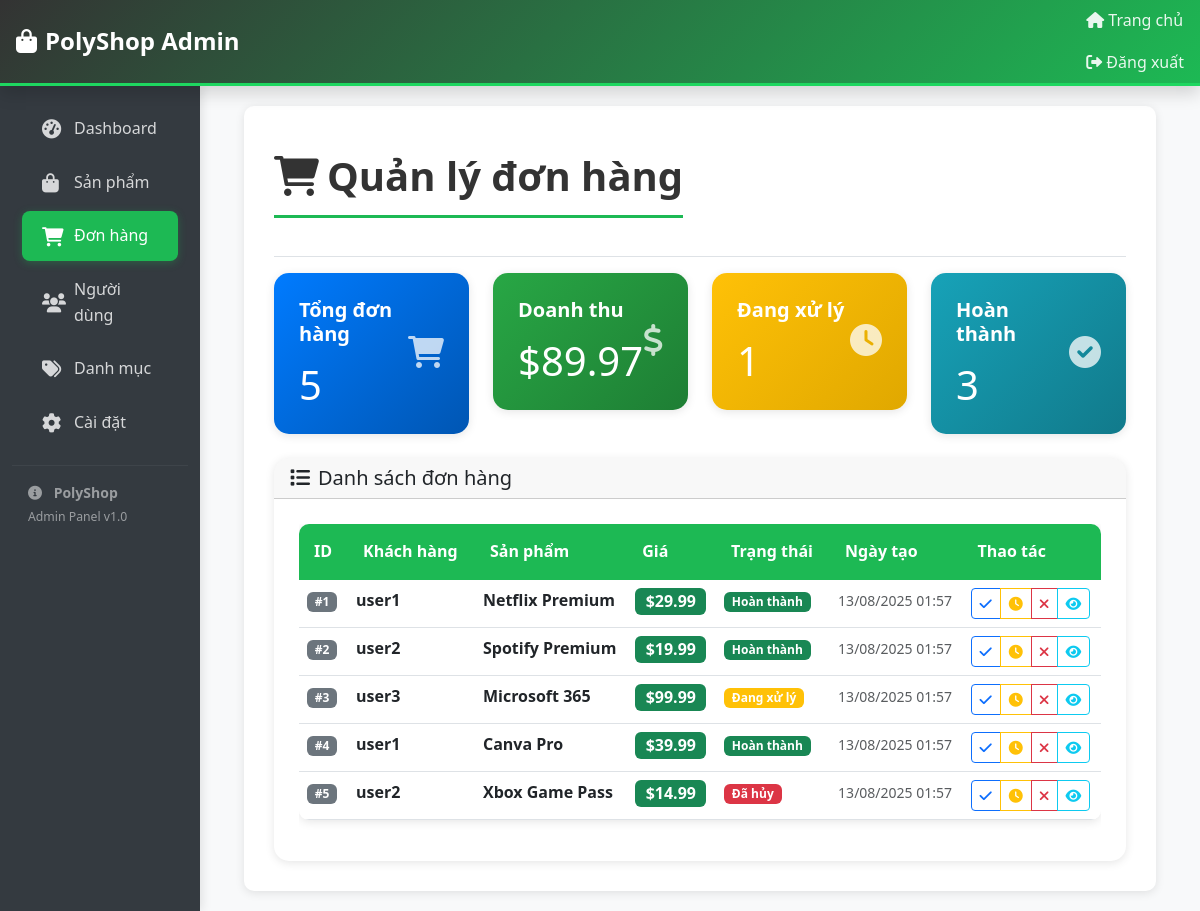
Page /admin/orders.php (signed in) on the committed database.
### tables this page shows
CREATE TABLE IF NOT EXISTS `orders` (
  `id` int(11) NOT NULL AUTO_INCREMENT,
  `user_id` int(11) DEFAULT NULL,
  `product_name` varchar(255) NOT NULL,
  `amount` decimal(10,2) NOT NULL,
  `status` enum('pending','completed','cancelled') DEFAULT 'pending',
  `created_at` timestamp DEFAULT CURRENT_TIMESTAMP,
  PRIMARY KEY (`id`),
  KEY `user_id` (`user_id`),
  CONSTRAINT `orders_ibfk_1` FOREIGN KEY (`user_id`) REFERENCES `users` (`id`) ON DELETE SET NULL
);

CREATE TABLE IF NOT EXISTS `users` (
  `id` int(11) NOT NULL AUTO_INCREMENT,
  `username` varchar(50) NOT NULL,
  `email` varchar(100) NOT NULL,
  `password` varchar(255) NOT NULL,
  `created_at` timestamp DEFAULT CURRENT_TIMESTAMP,
  PRIMARY KEY (`id`),
  UNIQUE KEY `username` (`username`),
  UNIQUE KEY `email` (`email`)
);

### admin/orders.php (the view, shortened to what this page needs)
<?php
try {
    $db = new Database(DB_HOST, DB_NAME, DB_USER, DB_PASS);
    $conn = $db->getConnection();
    $conn->exec("CREATE TABLE IF NOT EXISTS orders (
        id INT AUTO_INCREMENT PRIMARY KEY,
        user_id INT,
        product_name VARCHAR(255) NOT NULL,
        amount DECIMAL(10,2) NOT NULL,
        status ENUM('pending', 'completed', 'cancelled') DEFAULT 'pending',
        created_at TIMESTAMP DEFAULT CURRENT_TIMESTAMP
    )");
    $stmt = $conn->query("SELECT COUNT(*) as total FROM orders");
    $totalOrders = $stmt->fetch()['total'];
    $itemsPerPage = 10;
    $currentPage = $_GET['page'] ?? 1;
    $offset = ($currentPage - 1) * $itemsPerPage;
    $stmt = $conn->prepare("SELECT o.*, u.username FROM orders o LEFT JOIN users u ON o.user_id = u.id ORDER BY o.created_at DESC LIMIT :limit OFFSET :offset");
    $stmt->bindValue(':limit', $itemsPerPage, PDO::PARAM_INT);
    $stmt->bindValue(':offset', $offset, PDO::PARAM_INT);
    $stmt->execute();
    $orders = $stmt->fetchAll();
    $stmt = $conn->query("SELECT SUM(amount) as total_revenue FROM orders WHERE status = 'completed'");
    $totalRevenue = $stmt->fetch()['total_revenue'] ?? 0;
    $stmt = $conn->query("SELECT status, COUNT(*) as count FROM orders GROUP BY status");
    $statusCounts = $stmt->fetchAll();
} catch (Exception $e) {
    $error = "Database error: " . $e->getMessage();
    $totalOrders = 0;
    $orders = [];
    $totalPages = 1;
    $totalRevenue = 0;
    $statusCounts = [];
}
?>
<!DOCTYPE html>
<html lang="vi">
<head>
    <link href="https://cdn.jsdelivr.net/npm/bootstrap@5.3.0/dist/css/bootstrap.min.css" rel="stylesheet">
    <link rel="stylesheet" href="https://cdnjs.cloudflare.com/ajax/libs/font-awesome/6.0.0/css/all.min.css">
    <link rel="stylesheet" href="assets/css/admin-style.css">
</head>
<body>
    <?php include 'views/header.php'; ?>
    <div class="container-fluid">
        <div class="row">
            <?php include 'views/sidebar.php'; ?>
            <main class="col-md-9 ms-sm-auto col-lg-10 px-md-4">
                <div class="main-content">
                    <div class="d-flex justify-content-between flex-wrap flex-md-nowrap align-items-center pt-3 pb-2 mb-3 border-bottom">
                        <h1 class="page-title">
                            <i class="fas fa-shopping-cart me-2"></i>Quản lý đơn hàng
                        </h1>
                    </div>
                    <div class="row mb-4">
                        <div class="col-md-3">
                            <div class="card dashboard-card text-white" style="background: linear-gradient(135deg, #007bff, #0056b3);">
                                <div class="card-body">
                                    <div class="d-flex justify-content-between align-items-center">
                                        <div>
                                            <h5 class="card-title">Tổng đơn hàng</h5>
                                            <p class="card-text display-6"><?php echo $totalOrders; ?></p>
                                        </div>
                                        <div>
                                            <i class="fas fa-shopping-cart fa-2x opacity-75"></i>
                                        </div>
                                    </div>
                                </div>
                            </div>
                        </div>
                        <div class="col-md-3">
                            <div class="card dashboard-card text-white" style="background: linear-gradient(135deg, #28a745, #1e7e34);">
                                <div class="card-body">
                                    <div class="d-flex justify-content-between align-items-center">
                                        <div>
                                            <h5 class="card-title">Doanh thu</h5>
                                            <p class="card-text display-6">$<?php echo number_format($totalRevenue, 2); ?></p>
                                        </div>
                                        <div>
                                            <i class="fas fa-dollar-sign fa-2x opacity-75"></i>
                                        </div>
                                    </div>
                                </div>
                            </div>
                        </div>
                        <div class="col-md-3">
                            <div class="card dashboard-card text-white" style="background: linear-gradient(135deg, #ffc107, #e0a800);">
                                <div class="card-body">
                                    <div class="d-flex justify-content-between align-items-center">
                                        <div>
                                            <h5 class="card-title">Đang xử lý</h5>
                                            <p class="card-text display-6">
                                                <?php
                                                $pendingCount = 0;
                                                foreach ($statusCounts as $status) {
                                                    if ($status['status'] === 'pending') {
                                                        $pendingCount = $status['count'];
                                                        break;
                                                    }
                                                }
                                                echo $pendingCount;
                                                ?>
                                            </p>
                                        </div>
                                        <div>
                                            <i class="fas fa-clock fa-2x opacity-75"></i>
                                        </div>
                                    </div>
                                </div>
                            </div>
                        </div>
                        <div class="col-md-3">
                            <div class="card dashboard-card text-white" style="background: linear-gradient(135deg, #17a2b8, #117a8b);">
                                <div class="card-body">
                                    <div class="d-flex justify-content-between align-items-center">
                                        <div>
                                            <h5 class="card-title">Hoàn thành</h5>
                                            <p class="card-text display-6">
                                                <?php
                                                $completedCount = 0;
                                                foreach ($statusCounts as $status) {
                                                    if ($status['status'] === 'completed') {
                                                        $completedCount = $status['count'];
                                                        break;
                                                    }
                                                }
                                                echo $completedCount;
                                                ?>
                                            </p>
                                        </div>
                                        <div>
                                            <i class="fas fa-check-circle fa-2x opacity-75"></i>
                                        </div>
                                    </div>
                                </div>
                            </div>
                        </div>
                    </div>
                    <div class="card dashboard-card">
                        <div class="card-header">
                            <h5 class="mb-0"><i class="fas fa-list me-2"></i>Danh sách đơn hàng</h5>
                        </div>
                        <div class="card-body">
                            <?php if (empty($orders)): ?>
                                <div class="text-center py-5">
                                    <i class="fas fa-shopping-cart fa-3x text-muted mb-3"></i>
                                    <h5 class="text-muted">Chưa có đơn hàng nào</h5>
                                    <p class="text-muted">Đơn hàng sẽ xuất hiện ở đây khi có người mua!</p>
                                </div>
                            <?php else: ?>
                                <div class="table-responsive">
                                    <table class="table table-hover">
                                        <thead>
                                            <tr>
                                                <th>ID</th>
                                                <th>Khách hàng</th>
                                                <th>Sản phẩm</th>
                                                <th>Giá</th>
                                                <th>Trạng thái</th>
                                                <th>Ngày tạo</th>
                                                <th>Thao tác</th>
                                            </tr>
                                        </thead>
                                        <tbody>
                                            <?php foreach ($orders as $order): ?>
                                                <tr>
                                                    <td>
                                                        <span class="badge bg-secondary">#<?php echo $order['id']; ?></span>
                                                    </td>
                                                    <td>
                                                        <?php if ($order['username']): ?>
                                                            <strong><?php echo htmlspecialchars($order['username']); ?></strong>
                                                        <?php else: ?>
                                                            <span class="text-muted">Khách vãng lai</span>
                                                        <?php endif; ?>
                                                    </td>
                                                    <td>
                                                        <strong><?php echo htmlspecialchars($order['product_name']); ?></strong>
                                                    </td>
                                                    <td>
                                                        <span class="badge bg-success fs-6">$<?php echo number_format($order['amount'], 2); ?></span>
                                                    </td>
                                                    <td>
                                                        <?php
                                                        $statusClass = '';
                                                        $statusText = '';
                                                        switch ($order['status']) {
                                                            case 'completed':
                                                                $statusClass = 'badge bg-success';
                                                                $statusText = 'Hoàn thành';
                                                                break;
                                                            case 'pending':
                                                                $statusClass = 'badge bg-warning';
                                                                $statusText = 'Đang xử lý';
                                                                break;
                                                            case 'cancelled':
                                                                $statusClass = 'badge bg-danger';
                                                                $statusText = 'Đã hủy';
                                                                break;
                                                        }
                                                        ?>
                                                        <span class="<?php echo $statusClass; ?>"><?php echo $statusText; ?></span>
                                                    </td>
                                                    <td>
                                                        <small class="text-muted">
                                                            <?php echo date('d/m/Y H:i', strtotime($order['created_at'])); ?>
                                                        </small>
                                                    </td>
                                                    <td>
                                                        <div class="btn-group" role="group">
                                                            <button type="button" class="btn btn-sm btn-outline-primary"
                                                                    onclick="updateStatus(<?php echo $order['id']; ?>, 'completed')"
                                                                    title="Đánh dấu hoàn thành">
                                                                <i class="fas fa-check"></i>
                                                            </button>
                                                            <button type="button" class="btn btn-sm btn-outline-warning"
                                                                    onclick="updateStatus(<?php echo $order['id']; ?>, 'pending')"
                                                                    title="Đánh dấu đang xử lý">
                                                                <i class="fas fa-clock"></i>
                                                            </button>
                                                            <button type="button" class="btn btn-sm btn-outline-danger"
                                                                    onclick="updateStatus(<?php echo $order['id']; ?>, 'cancelled')"
                                                                    title="Đánh dấu đã hủy">
                                                                <i class="fas fa-times"></i>
                                                            </button>
                                                            <button type="button" class="btn btn-sm btn-outline-info"
                                                                    onclick="viewOrder(<?php echo $order['id']; ?>)"
                                                                    title="Xem chi tiết">
                                                                <i class="fas fa-eye"></i>
                                                            </button>
                                                        </div>
                                                    </td>
                                                </tr>
                                            <?php endforeach; ?>
                                        </tbody>
                                    </table>
                                </div>
                            <?php endif; ?>
                        </div>
                    </div>
                </div>
            </main>
        </div>
    </div>
</body>
</html>

### rows in the picture
orders: id "1", user.username "user1", product_name "Netflix Premium", amount "29.99", status "Hoàn thành", created_at "13/08/2025 01:57"
orders: id "2", user.username "user2", product_name "Spotify Premium", amount "19.99", status "Hoàn thành", created_at "13/08/2025 01:57"
orders: id "3", user.username "user3", product_name "Microsoft 365", amount "99.99", status "Đang xử lý", created_at "13/08/2025 01:57"
orders: id "4", user.username "user1", product_name "Canva Pro", amount "39.99", status "Hoàn thành", created_at "13/08/2025 01:57"
orders: id "5", user.username "user2", product_name "Xbox Game Pass", amount "14.99", status "Đã hủy", created_at "13/08/2025 01:57"

### other values in the picture
$totalOrders "5"
$totalRevenue "89.97"
$pendingCount "1"
$completedCount "3"
